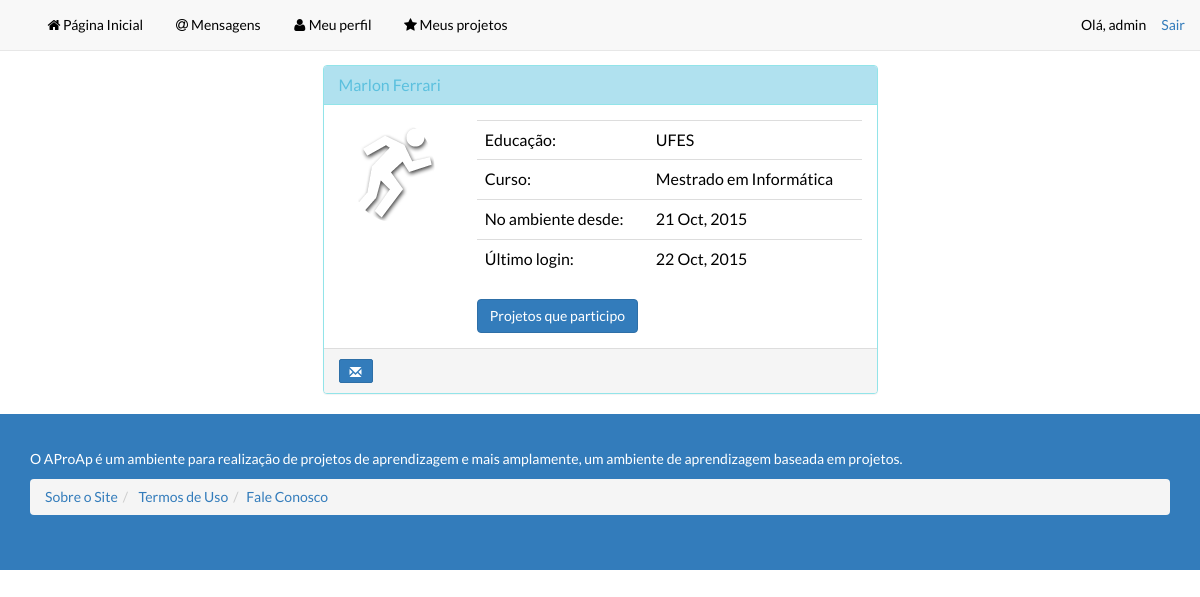
The page /perfil/marlon/ (signed in) on the database its author committed.
### aproap/models.py (models this page shows, shortened)
class Usuarios(models.Model):
    nome = models.CharField(max_length=100)
    sobrenome = models.CharField(max_length=100)
    curso = models.CharField(max_length=100, blank=True)
    educacao = models.CharField(max_length=100, blank=True)
    avatar = models.ImageField(blank=True)
    nomeUsuario = models.CharField(max_length=100)

### aproap/views.py (the view)
# urls.py: url(r'^perfil/(?P<usuario>[\w-]+)/$', 'aproap.views.perfilUsuario',
@login_required
def perfilUsuario(request, usuario):
    qualUsuario = User.objects.get(username=usuario)
    perfil = Usuarios.objects.get(nomeUsuario=qualUsuario.username)
    nome = perfil.nome
    sobrenome = perfil.sobrenome
    nomeCompleto = "%s %s" %(nome, sobrenome)
    context = dict(usuario=usuario, nomeCompleto=nomeCompleto, perfil=perfil, qualUsuario=qualUsuario)
    c = RequestContext(request, context)
    return render_to_response('perfil.html', c)

### aproap/templates/perfil.html (shortened to what this page needs)
{% include "header.html" %}
<body>
<div class="container">
      <div class="row">
        <div class="col-xs-12 col-sm-12 col-md-6 col-lg-6 col-xs-offset-0 col-sm-offset-0 col-md-offset-3 col-lg-offset-3 toppad" >
          <div class="panel panel-info">
            <div class="panel-heading">
              <h3 class="panel-title">{{ nomeCompleto }}</h3>
            </div>
            <div class="panel-body">
              <div class="row">
                <div class="col-md-3 col-lg-3 " align="center"> <img alt="User Pic" src="{{ MEDIA_URL }}{{ perfil.avatar }}" class="img-circle img-responsive"> </div>
                <div class=" col-md-9 col-lg-9 ">
                  <table class="table table-user-information">
                    <tbody>
                      <tr>
                        <td>Educação:</td>
                        <td>{{ perfil.educacao }}</td>
                      </tr>
                      <tr>
                        <td>Curso:</td>
                        <td>{{ perfil.curso }}</td>
                      </tr>
                      <tr>
                        <td>No ambiente desde:</td>
                        <td>{{ qualUsuario.date_joined|date:"d M, Y" }}</td>
                      </tr>
                      <tr>
                        <td>Último login:</td>
                        <td>{{ qualUsuario.last_login|date:"d M, Y" }}</td>
                      </tr>
                    </tbody>
                  </table>
                  <a href="#" class="btn btn-primary">Projetos que participo</a>
                </div>
              </div>
            </div>
                 <div class="panel-footer">
                     {% if user.username != usuario %}
                        <a data-original-title="Broadcast Message" data-toggle="modal" data-target="#enviaMensagem" type="button" class="btn btn-sm btn-primary"><i class="glyphicon glyphicon-envelope"></i></a>
                     {% else %}
                        <a data-original-title="Broadcast Message" data-toggle="modal" data-target="#enviaMensagem" type="button" class="btn btn-sm btn-primary disabled"><i class="glyphicon glyphicon-envelope"></i></a>
                     {% endif %}
                    </div>
          </div>
        </div>
      </div>
    </div>
</body>
{% include "footer.html" %}

### aproap/templates/header.html (shortened to what this page needs)
{% load static %}
<html><head>
        <link href="{% static 'static/css/font-awesome.min.css' %}" rel="stylesheet">
        <link href="{% static 'static/css/bootstrap.css' %}" rel="stylesheet">
        <link href="{% static 'static/css/litetooltip.min.css' %}" rel="stylesheet">
        <link href="{% static 'static/css/rateit.css' %}" rel="stylesheet">
    </head><body>
  <body>
    <div class="navbar navbar-default navbar-static-top">
      <div class="container">
        <div class="collapse navbar-collapse" id="navbar-ex-collapse">
          <p class="navbar-right navbar-text"><a href="/logout/">Sair </a></p>
          <ul class="nav navbar-left navbar-nav">
            <li class="">
              <a href="/espacos/"><i class="fa fa-fw fa-home"></i>Página Inicial</a>
            </li>
            <li>
              <a href="#"><i class="fa fa-fw fa-at"></i>Mensagens</a>
            </li>
            <li>
              <a href="/perfil/{{ user.username }}/"><i class="fa fa-fw fa-user"></i>Meu perfil</a>
            </li>
            <li>
              <a href="#"><i class="fa fa-star fa-fw"></i>Meus projetos</a>
            </li>
          </ul>
          {% if user.is_authenticated %}
              <p class="navbar-text navbar-right">Olá, {{ user.username }} </p>
          {% else %}
              <p class="navbar-text navbar-right">Olá!
                  <a href="#" class="navbar-link" data-toggle="modal" data-target="#login">você pode se logar aqui</a>
              </p>
          {% endif %}
        </div>
      </div>
    </div>

### aproap/templates/footer.html (shortened to what this page needs)
<footer class="section section-primary">
    <div class="container">
        <div class="row">
            <div class="col-md-12">
                <p>O AProAp é um ambiente para realização de projetos de aprendizagem e mais amplamente,
                    um ambiente de aprendizagem baseada em projetos.
                </p>
            </div>
        </div>
        <div class="row">
            <div class="col-md-12">
                <ul class="breadcrumb">
                    <li>
                        <a href="#">Sobre o Site</a>
                    </li><li>
                    <a href="#">Termos de Uso</a>
                </li><li><a href="#">Fale Conosco</a>
                </li>
                </ul>
            </div>
        </div>
    </div>
</footer>

### rows shown on the page
Usuarios: avatar (picture), educacao "UFES", curso "Mestrado em Informática"

### other values the page prints
{{ user.username }} "admin"
{{ nomeCompleto }} "Marlon Ferrari"
{{ qualUsuario.date_joined|date:"d M, Y" }} "21 Oct, 2015"
{{ qualUsuario.last_login|date:"d M, Y" }} "22 Oct, 2015"
